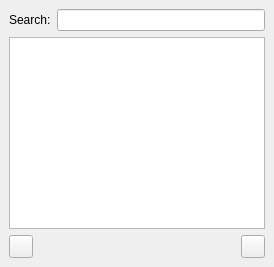
  <widget class="QDockWidget" name="dw_inspectors" >
   <property name="allowedAreas" >
    <set>Qt::LeftDockWidgetArea|Qt::RightDockWidgetArea</set>
   </property>
   <property name="windowTitle" >
    <string>Inspectors</string>
   </property>
   <attribute name="dockWidgetArea" >
    <number>1</number>
   </attribute>
   <widget class="QWidget" name="dwc_inspectors" >
    <layout class="QVBoxLayout" name="verticalLayout_5" >
     <item>
      <layout class="QHBoxLayout" name="horizontalLayout_7" >
       <item>
        <widget class="QLabel" name="lbl_search_inspectors" >
         <property name="text" >
          <string>Search:</string>
         </property>
        </widget>
       </item>
       <item>
        <widget class="ExtendedLineEdit" name="le_search_inspectors" />
       </item>
      </layout>
     </item>
     <item>
      <widget class="MTListWidget" name="lw_inspectors" >
       <property name="sortingEnabled" >
        <bool>true</bool>
       </property>
      </widget>
     </item>
     <item>
      <layout class="QHBoxLayout" name="horizontalLayout_6" >
       <item>
        <widget class="QToolButton" name="tbtn_add_inspector" >
         <property name="toolButtonStyle" >
          <enum>Qt::ToolButtonTextBesideIcon</enum>
         </property>
        </widget>
       </item>
       <item>
        <spacer name="horizontalSpacer_12" >
         <property name="orientation" >
          <enum>Qt::Horizontal</enum>
         </property>
         <property name="sizeHint" stdset="0" >
          <size>
           <width>40</width>
           <height>20</height>
          </size>
         </property>
        </spacer>
       </item>
       <item>
        <widget class="QToolButton" name="tbtn_remove_inspector" >
         <property name="toolButtonStyle" >
          <enum>Qt::ToolButtonTextBesideIcon</enum>
         </property>
        </widget>
       </item>
      </layout>
     </item>
    </layout>
   </widget>
  </widget>
